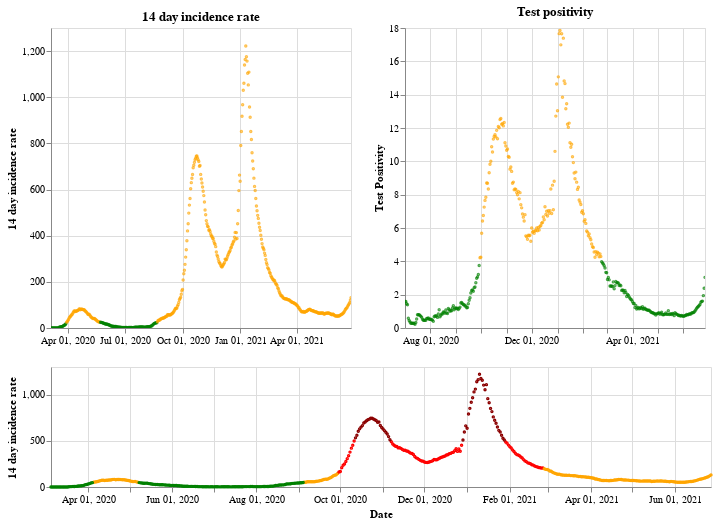

The notebook cell saved with this chart:
### Markdown cell above
## Northern Ireland

### Code cell
plot_traffic_light('Northern Ireland')

### Figure 1 — Vega-Lite specification as saved in the notebook (floating-point values rounded to 4 significant figures; data arrays with more than 128 entries replaced by an {"elided": "..."} marker saying what was removed)
{"config": {"view": {"continuousWidth": 400, "continuousHeight": 300}}, "vconcat": [{"hconcat": [{"mark": {"type": "point", "size": 2}, "encoding": {"color": {"condition": {"value": "green", "test": "(datum.twoWeeklyCasesRate <= 25)"}, "value": "orange"}, "tooltip": [{"type": "nominal", "field": "areaName"}, {"type": "temporal", "field": "date"}, {"type": "quantitative", "field": "twoWeeklyCasesRate"}, {"type": "quantitative", "field": "testPositivity"}], "x": {"type": "temporal", "axis": {"title": ""}, "field": "date", "scale": {"domain": {"selection": "DateBrush"}}, "timeUnit": "yearmonthdate"}, "y": {"type": "quantitative", "axis": {"title": "14 day incidence rate"}, "field": "twoWeeklyCasesRate"}}, "title": "14 day incidence rate", "width": 300}, {"mark": {"type": "point", "size": 2}, "encoding": {"color": {"condition": {"value": "green", "test": "(datum.testPositivity <= 4)"}, "value": "orange"}, "tooltip": [{"type": "nominal", "field": "areaName"}, {"type": "temporal", "field": "date"}, {"type": "quantitative", "field": "twoWeeklyCasesRate"}, {"type": "quantitative", "field": "testPositivity"}], "x": {"type": "temporal", "axis": {"title": ""}, "field": "date", "scale": {"domain": {"selection": "DateBrush"}}, "timeUnit": "yearmonthdate"}, "y": {"type": "quantitative", "axis": {"title": "Test Positivity"}, "field": "testPositivity"}}, "title": "Test positivity", "width": 300}]}, {"layer": [{"mark": {"type": "point", "size": 2}, "encoding": {"color": {"condition": {"value": "orange", "test": "(((datum.testPositivity < 4) && (datum.twoWeeklyCasesRate >= 50)) && (datum.twoWeeklyCasesRate < 200))"}, "value": "red"}, "opacity": {"condition": {"value": 1, "test": "((datum.twoWeeklyCasesRate >= 50) && (datum.twoWeeklyCasesRate < 500))"}, "value": 0}, "tooltip": [{"type": "nominal", "field": "areaName"}, {"type": "temporal", "field": "date"}, {"type": "quantitative", "field": "twoWeeklyCasesRate"}, {"type": "quantitative", "field": "testPositivity"}], "x": {"type": "temporal", "axis": {"title": "Date"}, "field": "date", "timeUnit": "yearmonthdate"}, "y": {"type": "quantitative", "axis": {"title": "14 day incidence rate"}, "field": "twoWeeklyCasesRate"}}, "selection": {"DateBrush": {"type": "interval", "encodings": ["x"], "fields": ["Time"]}}}, {"mark": {"type": "point", "size": 2}, "encoding": {"color": {"value": "darkred"}, "opacity": {"condition": {"value": 1, "test": "(datum.twoWeeklyCasesRate >= 500)"}, "value": 0}, "tooltip": [{"type": "nominal", "field": "areaName"}, {"type": "temporal", "field": "date"}, {"type": "quantitative", "field": "twoWeeklyCasesRate"}, {"type": "quantitative", "field": "testPositivity"}], "x": {"type": "temporal", "axis": {"title": "Date"}, "field": "date", "timeUnit": "yearmonthdate"}, "y": {"type": "quantitative", "axis": {"title": "14 day incidence rate"}, "field": "twoWeeklyCasesRate"}}}, {"mark": {"type": "point", "size": 2}, "encoding": {"color": {"condition": {"value": "green", "test": "((datum.testPositivity < 4) && (datum.twoWeeklyCasesRate < 50))"}, "value": "orange"}, "opacity": {"condition": {"value": 1, "test": "(datum.twoWeeklyCasesRate < 50)"}, "value": 0}, "tooltip": [{"type": "nominal", "field": "areaName"}, {"type": "temporal", "field": "date"}, {"type": "quantitative", "field": "twoWeeklyCasesRate"}, {"type": "quantitative", "field": "testPositivity"}], "x": {"type": "temporal", "axis": {"title": "Date"}, "field": "date", "timeUnit": "yearmonthdate"}, "y": {"type": "quantitative", "axis": {"title": "14 day incidence rate"}, "field": "twoWeeklyCasesRate"}}}], "height": 120, "width": 660}], "data": {"name": "data-ef90331df0c7fcddf5388669428e46d8"}, "$schema": "https://vega.github.io/schema/vega-lite/v4.8.1.json", "datasets": {"data-ef90331df0c7fcddf5388669428e46d8": {"elided": "480 records"}}}
